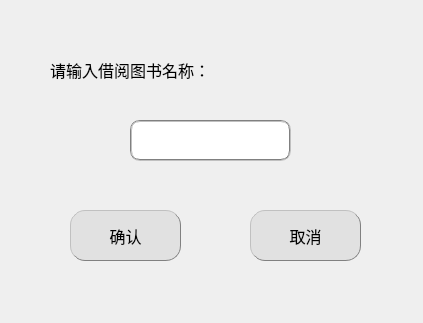
<?xml version="1.0" encoding="UTF-8"?>
<ui version="4.0">
 <class>Borrow</class>
 <widget class="QDialog" name="Borrow">
  <property name="geometry">
   <rect>
    <x>0</x>
    <y>0</y>
    <width>423</width>
    <height>323</height>
   </rect>
  </property>
  <property name="windowTitle">
   <string>Dialog</string>
  </property>
  <widget class="QWidget" name="choseWidget" native="true">
   <property name="geometry">
    <rect>
     <x>40</x>
     <y>20</y>
     <width>361</width>
     <height>281</height>
    </rect>
   </property>
   <widget class="QLabel" name="label">
    <property name="geometry">
     <rect>
      <x>10</x>
      <y>10</y>
      <width>211</width>
      <height>81</height>
     </rect>
    </property>
    <property name="text">
     <string>&lt;html&gt;&lt;head/&gt;&lt;body&gt;&lt;p&gt;&lt;span style=&quot; font-size:12pt;&quot;&gt;请输入借阅图书名称：&lt;/span&gt;&lt;/p&gt;&lt;/body&gt;&lt;/html&gt;</string>
    </property>
   </widget>
   <widget class="QLineEdit" name="bookIn">
    <property name="geometry">
     <rect>
      <x>90</x>
      <y>100</y>
      <width>161</width>
      <height>41</height>
     </rect>
    </property>
    <property name="font">
     <font>
      <pointsize>12</pointsize>
     </font>
    </property>
    <property name="styleSheet">
     <string notr="true">border:2px groove gray;border-radius:10px;padding:2px 4px</string>
    </property>
   </widget>
   <widget class="QPushButton" name="choseBtn">
    <property name="geometry">
     <rect>
      <x>30</x>
      <y>190</y>
      <width>111</width>
      <height>51</height>
     </rect>
    </property>
    <property name="font">
     <font>
      <pointsize>12</pointsize>
     </font>
    </property>
    <property name="styleSheet">
     <string notr="true">background-color: rgb(225, 225, 225);border:1px groove gray;border-radius:15px;padding:1px 4px;border-style: outset;</string>
    </property>
    <property name="text">
     <string>确认</string>
    </property>
   </widget>
   <widget class="QPushButton" name="exitBtn">
    <property name="geometry">
     <rect>
      <x>210</x>
      <y>190</y>
      <width>111</width>
      <height>51</height>
     </rect>
    </property>
    <property name="font">
     <font>
      <pointsize>12</pointsize>
     </font>
    </property>
    <property name="styleSheet">
     <string notr="true">background-color: rgb(225, 225, 225);border:1px groove gray;border-radius:15px;padding:1px 4px;border-style: outset;</string>
    </property>
    <property name="text">
     <string>取消</string>
    </property>
   </widget>
  </widget>
  <widget class="QLabel" name="label_2">
   <property name="geometry">
    <rect>
     <x>-2</x>
     <y>-2</y>
     <width>441</width>
     <height>391</height>
    </rect>
   </property>
   <property name="text">
    <string/>
   </property>
   <property name="pixmap">
    <pixmap resource="pic.qrc">:/new/prefix1/4.png</pixmap>
   </property>
  </widget>
  <zorder>label_2</zorder>
  <zorder>choseWidget</zorder>
 </widget>
 <resources>
  <include location="pic.qrc"/>
 </resources>
 <connections/>
</ui>
